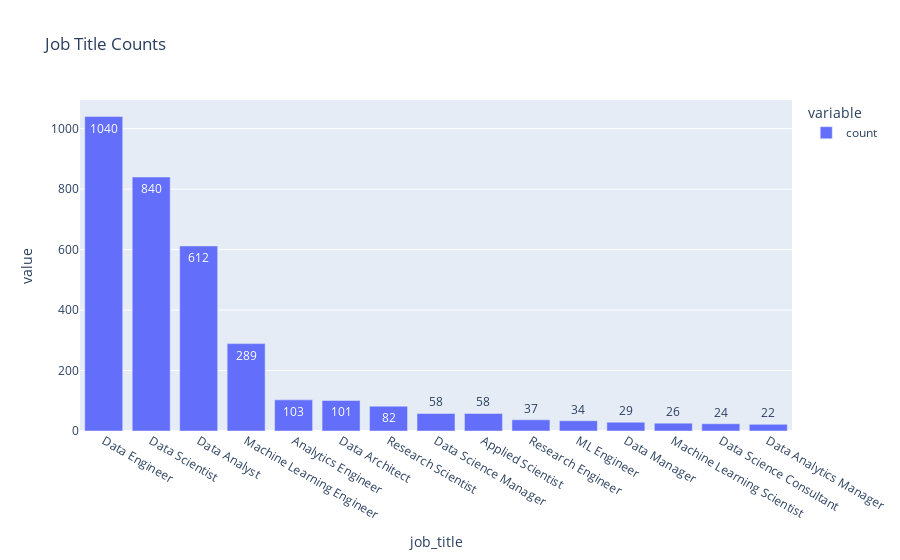

The notebook cell this image was saved under:
### Code cell
px.bar(df.job_title.value_counts().head(15), title='Job Title Counts', text_auto=True)

### Figure 1 — Plotly figure (JSON) as saved in the notebook; plotly's stock layout.template omitted (floating-point values rounded to 4 significant figures)
{"data": [{"alignmentgroup": "True", "hovertemplate": "variable=count<br>job_title=%{x}<br>value=%{y}<extra></extra>", "legendgroup": "count", "marker": {"color": "#636efa", "pattern": {"shape": ""}}, "name": "count", "offsetgroup": "count", "orientation": "v", "showlegend": true, "textposition": "auto", "texttemplate": "%{y}", "x": ["Data Engineer", "Data Scientist", "Data Analyst", "Machine Learning Engineer", "Analytics Engineer", "Data Architect", "Research Scientist", "Data Science Manager", "Applied Scientist", "Research Engineer", "ML Engineer", "Data Manager", "Machine Learning Scientist", "Data Science Consultant", "Data Analytics Manager"], "xaxis": "x", "y": [1040, 840, 612, 289, 103, 101, 82, 58, 58, 37, 34, 29, 26, 24, 22], "yaxis": "y", "type": "bar"}], "layout": {"xaxis": {"anchor": "y", "domain": [0.0, 1.0], "title": {"text": "job_title"}}, "yaxis": {"anchor": "x", "domain": [0.0, 1.0], "title": {"text": "value"}}, "legend": {"title": {"text": "variable"}, "tracegroupgap": 0}, "title": {"text": "Job Title Counts"}, "barmode": "relative"}}
